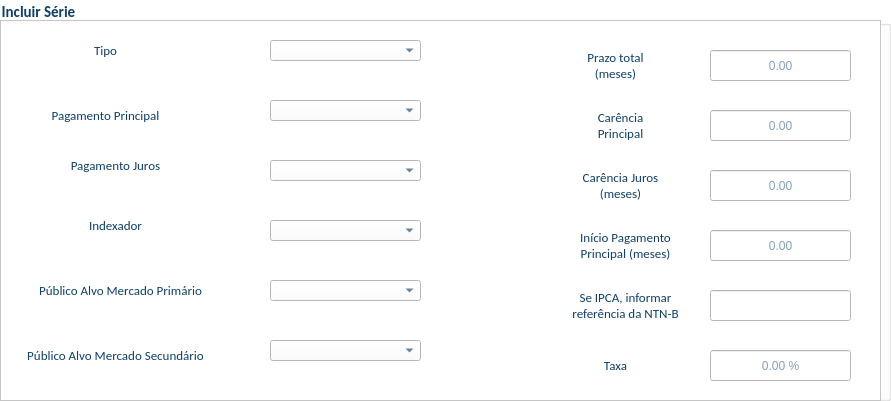
          <widget class="QGroupBox" name="groupBox_6">
           <property name="geometry">
            <rect>
             <x>10</x>
             <y>2490</y>
             <width>891</width>
             <height>401</height>
            </rect>
           </property>
           <property name="font">
            <font>
             <family>Calibri</family>
             <pointsize>11</pointsize>
             <weight>75</weight>
             <bold>true</bold>
            </font>
           </property>
           <property name="styleSheet">
            <string notr="true">background-color: rgb(255, 255, 255);
color: rgb(15, 62, 104);</string>
           </property>
           <property name="title">
            <string>Incluir Série</string>
           </property>
           <widget class="QFrame" name="frame_26">
            <property name="geometry">
             <rect>
              <x>0</x>
              <y>20</y>
              <width>881</width>
              <height>381</height>
             </rect>
            </property>
            <property name="styleSheet">
             <string notr="true">background-color: rgb(255, 255, 255);
color: rgb(15, 62, 104);</string>
            </property>
            <property name="frameShape">
             <enum>QFrame::StyledPanel</enum>
            </property>
            <property name="frameShadow">
             <enum>QFrame::Raised</enum>
            </property>
            <widget class="QComboBox" name="cb_tipo">
             <property name="geometry">
              <rect>
               <x>270</x>
               <y>20</y>
               <width>151</width>
               <height>21</height>
              </rect>
             </property>
             <item>
              <property name="text">
               <string/>
              </property>
             </item>
             <item>
              <property name="text">
               <string>Debênture Convencional</string>
              </property>
             </item>
             <item>
              <property name="text">
               <string>Debênture Infraestrutura</string>
              </property>
             </item>
             <item>
              <property name="text">
               <string>Não se aplica</string>
              </property>
             </item>
            </widget>
            <widget class="QLabel" name="tipo_10">
             <property name="geometry">
              <rect>
               <x>70</x>
               <y>20</y>
               <width>71</width>
               <height>21</height>
              </rect>
             </property>
             <property name="font">
              <font>
               <family>Calibri</family>
               <pointsize>10</pointsize>
              </font>
             </property>
             <property name="text">
              <string>Tipo</string>
             </property>
             <property name="alignment">
              <set>Qt::AlignCenter</set>
             </property>
             <property name="wordWrap">
              <bool>true</bool>
             </property>
            </widget>
            <widget class="QLabel" name="pagamentoPrincipal_10">
             <property name="geometry">
              <rect>
               <x>40</x>
               <y>80</y>
               <width>131</width>
               <height>31</height>
              </rect>
             </property>
             <property name="font">
              <font>
               <family>Calibri</family>
               <pointsize>10</pointsize>
              </font>
             </property>
             <property name="text">
              <string>Pagamento Principal</string>
             </property>
             <property name="alignment">
              <set>Qt::AlignCenter</set>
             </property>
             <property name="wordWrap">
              <bool>true</bool>
             </property>
            </widget>
            <widget class="QComboBox" name="cb_pagamento_principal">
             <property name="geometry">
              <rect>
               <x>270</x>
               <y>80</y>
               <width>151</width>
               <height>21</height>
              </rect>
             </property>
             <item>
              <property name="text">
               <string/>
              </property>
             </item>
             <item>
              <property name="text">
               <string>Anual</string>
              </property>
             </item>
             <item>
              <property name="text">
               <string>Semestral</string>
              </property>
             </item>
             <item>
              <property name="text">
               <string>Trimestral</string>
              </property>
             </item>
             <item>
              <property name="text">
               <string>Mensal</string>
              </property>
             </item>
            </widget>
            <widget class="QLabel" name="pagamentoJuros_10">
             <property name="geometry">
              <rect>
               <x>50</x>
               <y>130</y>
               <width>131</width>
               <height>31</height>
              </rect>
             </property>
             <property name="font">
              <font>
               <family>Calibri</family>
               <pointsize>10</pointsize>
              </font>
             </property>
             <property name="text">
              <string>Pagamento Juros</string>
             </property>
             <property name="alignment">
              <set>Qt::AlignCenter</set>
             </property>
             <property name="wordWrap">
              <bool>true</bool>
             </property>
            </widget>
            <widget class="QComboBox" name="cb_pagamento_juros">
             <property name="geometry">
              <rect>
               <x>270</x>
               <y>140</y>
               <width>151</width>
               <height>21</height>
              </rect>
             </property>
             <item>
              <property name="text">
               <string/>
              </property>
             </item>
             <item>
              <property name="text">
               <string>Anual</string>
              </property>
             </item>
             <item>
              <property name="text">
               <string>Semestral</string>
              </property>
             </item>
             <item>
              <property name="text">
               <string>Trimestral</string>
              </property>
             </item>
             <item>
              <property name="text">
               <string>Mensal</string>
              </property>
             </item>
            </widget>
            <widget class="QLabel" name="indexador_10">
             <property name="geometry">
              <rect>
               <x>50</x>
               <y>190</y>
               <width>131</width>
               <height>31</height>
              </rect>
             </property>
             <property name="font">
              <font>
               <family>Calibri</family>
               <pointsize>10</pointsize>
              </font>
             </property>
             <property name="text">
              <string>Indexador</string>
             </property>
             <property name="alignment">
              <set>Qt::AlignCenter</set>
             </property>
             <property name="wordWrap">
              <bool>true</bool>
             </property>
            </widget>
            <widget class="QComboBox" name="cb_indexador">
             <property name="geometry">
              <rect>
               <x>270</x>
               <y>200</y>
               <width>151</width>
               <height>21</height>
              </rect>
             </property>
             <item>
              <property name="text">
               <string/>
              </property>
             </item>
             <item>
              <property name="text">
               <string>%CDI</string>
              </property>
             </item>
             <item>
              <property name="text">
               <string>CDI+</string>
              </property>
             </item>
             <item>
              <property name="text">
               <string>Dólar</string>
              </property>
             </item>
             <item>
              <property name="text">
               <string>IPCA</string>
              </property>
             </item>
             <item>
              <property name="text">
               <string>Prefixado</string>
              </property>
             </item>
            </widget>
            <widget class="QComboBox" name="cb_publicoAlvoMercadoPrimario">
             <property name="geometry">
              <rect>
               <x>270</x>
               <y>260</y>
               <width>151</width>
               <height>21</height>
              </rect>
             </property>
             <item>
              <property name="text">
               <string/>
              </property>
             </item>
             <item>
              <property name="text">
               <string>Profissional</string>
              </property>
             </item>
             <item>
              <property name="text">
               <string>Qualificado</string>
              </property>
             </item>
             <item>
              <property name="text">
               <string>Público Geral</string>
              </property>
             </item>
            </widget>
            <widget class="QLabel" name="publicoAlvoMercadoPrimario_10">
             <property name="geometry">
              <rect>
               <x>20</x>
               <y>250</y>
               <width>201</width>
               <height>41</height>
              </rect>
             </property>
             <property name="font">
              <font>
               <family>Calibri</family>
               <pointsize>10</pointsize>
              </font>
             </property>
             <property name="text">
              <string>Público Alvo Mercado Primário</string>
             </property>
             <property name="alignment">
              <set>Qt::AlignCenter</set>
             </property>
             <property name="wordWrap">
              <bool>true</bool>
             </property>
            </widget>
            <widget class="QComboBox" name="cb_publicoAlvoMercadoSecundario">
             <property name="geometry">
              <rect>
               <x>270</x>
               <y>320</y>
               <width>151</width>
               <height>21</height>
              </rect>
             </property>
             <item>
              <property name="text">
               <string/>
              </property>
             </item>
             <item>
              <property name="text">
               <string>Profissional</string>
              </property>
             </item>
             <item>
              <property name="text">
               <string>Qualificado</string>
              </property>
             </item>
             <item>
              <property name="text">
               <string>Qualificado, somente mediante registro de emissor</string>
              </property>
             </item>
             <item>
              <property name="text">
               <string>Qualificado, após lock up de 3 meses</string>
              </property>
             </item>
             <item>
              <property name="text">
               <string>Qualificado, após lock up de 6 meses</string>
              </property>
             </item>
             <item>
              <property name="text">
               <string>Público Geral</string>
              </property>
             </item>
             <item>
              <property name="text">
               <string>Público Geral, somente mediante registro de emissor</string>
              </property>
             </item>
             <item>
              <property name="text">
               <string>Público Geral, após lock up de 6 meses</string>
              </property>
             </item>
             <item>
              <property name="text">
               <string>Público Geral, após lock up de 1 ano</string>
              </property>
             </item>
            </widget>
            <widget class="QLabel" name="publicoAlvoMercadoSecundario_10">
             <property name="geometry">
              <rect>
               <x>10</x>
               <y>320</y>
               <width>211</width>
               <height>31</height>
              </rect>
             </property>
             <property name="font">
              <font>
               <family>Calibri</family>
               <pointsize>10</pointsize>
              </font>
             </property>
             <property name="text">
              <string>&lt;html&gt;&lt;head/&gt;&lt;body&gt;&lt;p&gt;Público Alvo Mercado Secundário&lt;/p&gt;&lt;/body&gt;&lt;/html&gt;</string>
             </property>
             <property name="scaledContents">
              <bool>false</bool>
             </property>
             <property name="alignment">
              <set>Qt::AlignCenter</set>
             </property>
             <property name="wordWrap">
              <bool>true</bool>
             </property>
            </widget>
            <widget class="QLabel" name="prazoTotal_10">
             <property name="geometry">
              <rect>
               <x>580</x>
               <y>30</y>
               <width>71</width>
               <height>31</height>
              </rect>
             </property>
             <property name="font">
              <font>
               <family>Calibri</family>
               <pointsize>10</pointsize>
              </font>
             </property>
             <property name="text">
              <string>Prazo total (meses)</string>
             </property>
             <property name="alignment">
              <set>Qt::AlignCenter</set>
             </property>
             <property name="wordWrap">
              <bool>true</bool>
             </property>
            </widget>
            <widget class="QLineEdit" name="le_prazo_total">
             <property name="geometry">
              <rect>
               <x>710</x>
               <y>30</y>
               <width>141</width>
               <height>31</height>
              </rect>
             </property>
             <property name="inputMask">
              <string/>
             </property>
             <property name="text">
              <string/>
             </property>
             <property name="frame">
              <bool>true</bool>
             </property>
             <property name="alignment">
              <set>Qt::AlignCenter</set>
             </property>
             <property name="readOnly">
              <bool>true</bool>
             </property>
             <property name="placeholderText">
              <string>0.00</string>
             </property>
            </widget>
            <widget class="QLabel" name="carenciaPrincipal_10">
             <property name="geometry">
              <rect>
               <x>580</x>
               <y>90</y>
               <width>81</width>
               <height>31</height>
              </rect>
             </property>
             <property name="font">
              <font>
               <family>Calibri</family>
               <pointsize>10</pointsize>
              </font>
             </property>
             <property name="text">
              <string>Carência Principal (meses)</string>
             </property>
             <property name="alignment">
              <set>Qt::AlignCenter</set>
             </property>
             <property name="wordWrap">
              <bool>true</bool>
             </property>
            </widget>
            <widget class="QLineEdit" name="le_carencia_principal">
             <property name="geometry">
              <rect>
               <x>710</x>
               <y>90</y>
               <width>141</width>
               <height>31</height>
              </rect>
             </property>
             <property name="inputMask">
              <string/>
             </property>
             <property name="text">
              <string/>
             </property>
             <property name="frame">
              <bool>true</bool>
             </property>
             <property name="alignment">
              <set>Qt::AlignCenter</set>
             </property>
             <property name="readOnly">
              <bool>true</bool>
             </property>
             <property name="placeholderText">
              <string>0.00</string>
             </property>
            </widget>
            <widget class="QLabel" name="inicioPagamentoPrincipal_10">
             <property name="geometry">
              <rect>
               <x>570</x>
               <y>210</y>
               <width>111</width>
               <height>31</height>
              </rect>
             </property>
             <property name="font">
              <font>
               <family>Calibri</family>
               <pointsize>10</pointsize>
              </font>
             </property>
             <property name="text">
              <string>Início Pagamento Principal (meses)</string>
             </property>
             <property name="alignment">
              <set>Qt::AlignCenter</set>
             </property>
             <property name="wordWrap">
              <bool>true</bool>
             </property>
            </widget>
            <widget class="QLineEdit" name="le_inicio_pagamento_principal">
             <property name="geometry">
              <rect>
               <x>710</x>
               <y>210</y>
               <width>141</width>
               <height>31</height>
              </rect>
             </property>
             <property name="inputMask">
              <string/>
             </property>
             <property name="text">
              <string/>
             </property>
             <property name="frame">
              <bool>true</bool>
             </property>
             <property name="alignment">
              <set>Qt::AlignCenter</set>
             </property>
             <property name="readOnly">
              <bool>true</bool>
             </property>
             <property name="placeholderText">
              <string>0.00</string>
             </property>
            </widget>
            <widget class="QLineEdit" name="le_informar_referencia">
             <property name="geometry">
              <rect>
               <x>710</x>
               <y>270</y>
               <width>141</width>
               <height>31</height>
              </rect>
             </property>
             <property name="inputMask">
              <string/>
             </property>
             <property name="text">
              <string/>
             </property>
             <property name="frame">
              <bool>true</bool>
             </property>
             <property name="alignment">
              <set>Qt::AlignCenter</set>
             </property>
             <property name="readOnly">
              <bool>true</bool>
             </property>
             <property name="placeholderText">
              <string/>
             </property>
            </widget>
            <widget class="QLabel" name="informarReferencia_10">
             <property name="geometry">
              <rect>
               <x>570</x>
               <y>270</y>
               <width>111</width>
               <height>31</height>
              </rect>
             </property>
             <property name="font">
              <font>
               <family>Calibri</family>
               <pointsize>10</pointsize>
              </font>
             </property>
             <property name="text">
              <string>Se IPCA, informar referência da NTN-B</string>
             </property>
             <property name="alignment">
              <set>Qt::AlignCenter</set>
             </property>
             <property name="wordWrap">
              <bool>true</bool>
             </property>
            </widget>
            <widget class="QLabel" name="taxa_10">
             <property name="geometry">
              <rect>
               <x>590</x>
               <y>330</y>
               <width>51</width>
               <height>31</height>
              </rect>
             </property>
             <property name="font">
              <font>
               <family>Calibri</family>
               <pointsize>10</pointsize>
              </font>
             </property>
             <property name="text">
              <string>Taxa</string>
             </property>
             <property name="alignment">
              <set>Qt::AlignCenter</set>
             </property>
             <property name="wordWrap">
              <bool>true</bool>
             </property>
            </widget>
            <widget class="QLineEdit" name="le_taxa">
             <property name="geometry">
              <rect>
               <x>710</x>
               <y>330</y>
               <width>141</width>
               <height>31</height>
              </rect>
             </property>
             <property name="inputMask">
              <string/>
             </property>
             <property name="text">
              <string/>
             </property>
             <property name="frame">
              <bool>true</bool>
             </property>
             <property name="alignment">
              <set>Qt::AlignCenter</set>
             </property>
             <property name="readOnly">
              <bool>true</bool>
             </property>
             <property name="placeholderText">
              <string>0.00 %</string>
             </property>
            </widget>
            <widget class="QLabel" name="carenciaJuros">
             <property name="geometry">
              <rect>
               <x>580</x>
               <y>150</y>
               <width>81</width>
               <height>31</height>
              </rect>
             </property>
             <property name="font">
              <font>
               <family>Calibri</family>
               <pointsize>10</pointsize>
              </font>
             </property>
             <property name="text">
              <string>Carência Juros (meses)</string>
             </property>
             <property name="alignment">
              <set>Qt::AlignCenter</set>
             </property>
             <property name="wordWrap">
              <bool>true</bool>
             </property>
            </widget>
            <widget class="QLineEdit" name="le_carencia_juros">
             <property name="geometry">
              <rect>
               <x>710</x>
               <y>150</y>
               <width>141</width>
               <height>31</height>
              </rect>
             </property>
             <property name="inputMask">
              <string/>
             </property>
             <property name="text">
              <string/>
             </property>
             <property name="frame">
              <bool>true</bool>
             </property>
             <property name="alignment">
              <set>Qt::AlignCenter</set>
             </property>
             <property name="readOnly">
              <bool>true</bool>
             </property>
             <property name="placeholderText">
              <string>0.00</string>
             </property>
            </widget>
           </widget>
          </widget>
